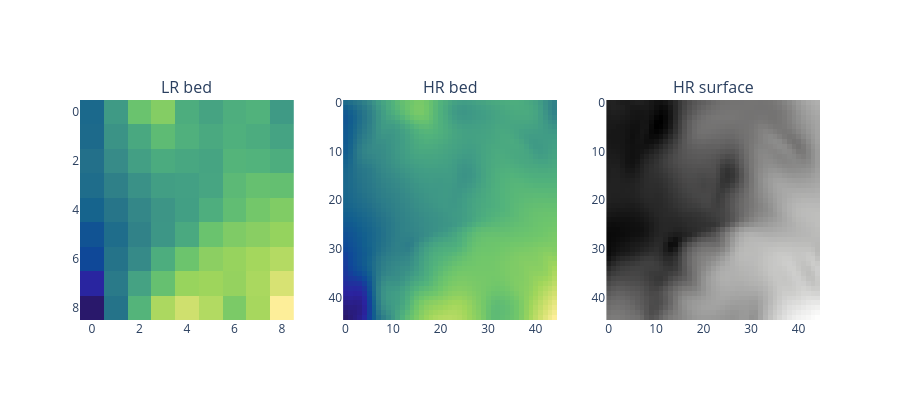

Notebook code for this chart:
### Code cell
fig = make_subplots(rows = 1, cols = 3,
                    subplot_titles = ("LR bed", "HR bed", "HR surface"))

fig.add_trace(go.Heatmap(z = lr_scene_bed_tensor.squeeze(), 
                           colorscale = 'haline'),
                           row = 1, col = 1)

fig.add_trace(go.Heatmap(z = hr_scene_bed_tensor.squeeze(), 
                           colorscale = 'haline'),
                           row = 1, col = 2)

fig.add_trace(go.Heatmap(z = hr_scene_sur_tensor.squeeze(), 
                           colorscale = 'gray'),
                           row = 1, col = 3)

fig.update_layout(autosize = False, height = 400, width = 900)
fig.update_layout(plot_bgcolor = 'rgba(0,0,0,0)')
# matrix style
fig.update_yaxes(autorange = "reversed")
fig.update_traces(showscale = False)
fig.show()

### Figure 1 — Plotly figure (JSON) as saved in the notebook; plotly's stock layout.template omitted (floating-point values rounded to 4 significant figures; data arrays with more than 128 entries replaced by an {"elided": "..."} marker saying what was removed)
{"data": [{"colorscale": [[0, "rgb(41, 24, 107)"], [0.09091, "rgb(42, 35, 160)"], [0.1818, "rgb(15, 71, 153)"], [0.2727, "rgb(18, 95, 142)"], [0.3636, "rgb(38, 116, 137)"], [0.4545, "rgb(53, 136, 136)"], [0.5455, "rgb(65, 157, 133)"], [0.6364, "rgb(81, 178, 124)"], [0.7273, "rgb(111, 198, 107)"], [0.8182, "rgb(160, 214, 91)"], [0.9091, "rgb(212, 225, 112)"], [1, "rgb(253, 238, 153)"]], "showscale": false, "type": "heatmap", "xaxis": "x", "yaxis": "y", "z": [[67.52, 182.7, 276.7, 305.7, 225.7, 203.4, 227.6, 237.5, 181.9], [70.72, 165.6, 213.2, 258.1, 232.9, 215.7, 231.4, 222.0, 201.7], [84.81, 148.5, 194.2, 220.2, 210.8, 204.9, 242.1, 238.1, 225.2], [77.23, 122.6, 160.9, 191.7, 194.7, 207.0, 254.5, 270.2, 267.3], [55.63, 96.18, 138.8, 171.6, 192.6, 226.6, 262.3, 288.3, 301.7], [21.91, 76.52, 126.7, 171.8, 217.4, 276.8, 300.5, 310.1, 322.4], [-0.4713, 90.47, 146.3, 224.8, 279.8, 312.9, 323.5, 336.5, 350.8], [-48.86, 106.9, 199.5, 270.6, 325.3, 330.9, 321.5, 342.2, 384.1], [-98.84, 91.51, 242.2, 343.4, 376.2, 349.7, 296.6, 338.8, 428.7]]}, {"colorscale": [[0, "rgb(41, 24, 107)"], [0.09091, "rgb(42, 35, 160)"], [0.1818, "rgb(15, 71, 153)"], [0.2727, "rgb(18, 95, 142)"], [0.3636, "rgb(38, 116, 137)"], [0.4545, "rgb(53, 136, 136)"], [0.5455, "rgb(65, 157, 133)"], [0.6364, "rgb(81, 178, 124)"], [0.7273, "rgb(111, 198, 107)"], [0.8182, "rgb(160, 214, 91)"], [0.9091, "rgb(212, 225, 112)"], [1, "rgb(253, 238, 153)"]], "showscale": false, "type": "heatmap", "xaxis": "x2", "yaxis": "y2", "z": {"elided": "45x45 float values"}}, {"colorscale": [[0, "rgb(0, 0, 0)"], [0.09091, "rgb(16, 16, 16)"], [0.1818, "rgb(38, 38, 38)"], [0.2727, "rgb(59, 59, 59)"], [0.3636, "rgb(81, 80, 80)"], [0.4545, "rgb(102, 101, 101)"], [0.5455, "rgb(124, 123, 122)"], [0.6364, "rgb(146, 146, 145)"], [0.7273, "rgb(171, 171, 170)"], [0.8182, "rgb(197, 197, 195)"], [0.9091, "rgb(224, 224, 223)"], [1, "rgb(254, 254, 253)"]], "showscale": false, "type": "heatmap", "xaxis": "x3", "yaxis": "y3", "z": {"elided": "45x45 float values"}}], "layout": {"annotations": [{"font": {"size": 16}, "showarrow": false, "text": "LR bed", "x": 0.1444, "xanchor": "center", "xref": "paper", "y": 1, "yanchor": "bottom", "yref": "paper"}, {"font": {"size": 16}, "showarrow": false, "text": "HR bed", "x": 0.5, "xanchor": "center", "xref": "paper", "y": 1, "yanchor": "bottom", "yref": "paper"}, {"font": {"size": 16}, "showarrow": false, "text": "HR surface", "x": 0.8556, "xanchor": "center", "xref": "paper", "y": 1, "yanchor": "bottom", "yref": "paper"}], "autosize": false, "height": 400, "plot_bgcolor": "rgba(0,0,0,0)", "width": 900, "xaxis": {"anchor": "y", "domain": [0, 0.2889]}, "xaxis2": {"anchor": "y2", "domain": [0.3556, 0.6444]}, "xaxis3": {"anchor": "y3", "domain": [0.7111, 1]}, "yaxis": {"anchor": "x", "autorange": "reversed", "domain": [0, 1]}, "yaxis2": {"anchor": "x2", "autorange": "reversed", "domain": [0, 1]}, "yaxis3": {"anchor": "x3", "autorange": "reversed", "domain": [0, 1]}}}
